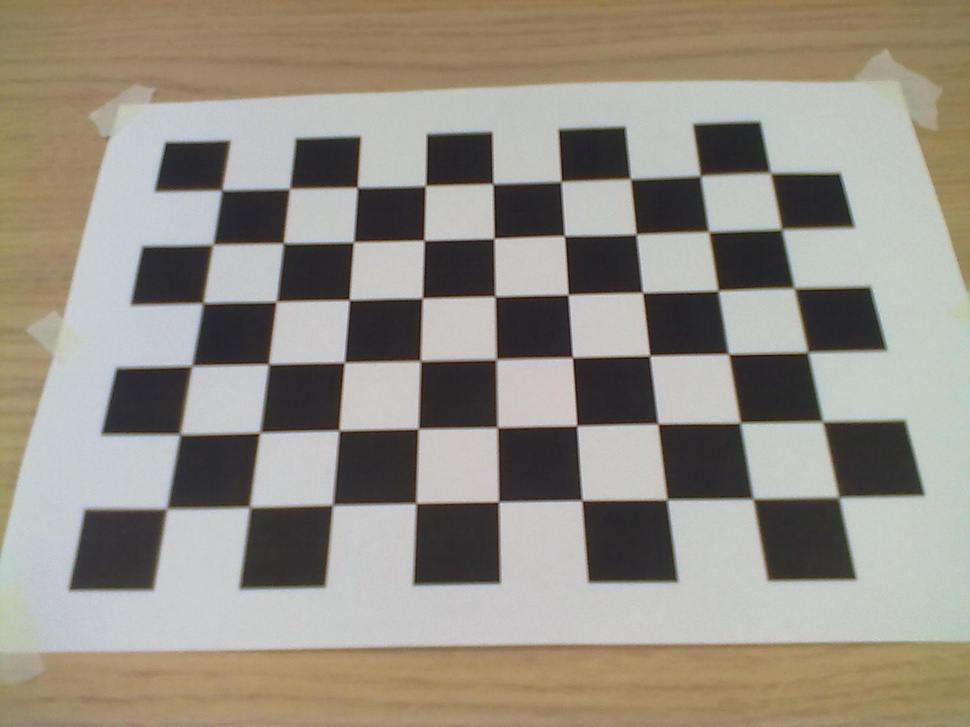
#> input picture Python/Camera calibration/Nokia/photo for calibration/img (01).jpg, 970 x 727 px, shrunk from 1600 x 1200 before the run; its folder holds only this picture in this run
$ python CALIBRATE.py
#> lines starting #> are read from the running program, lines starting #| are printed output that depends on the picture; after the words box and inside, x2 and y2 are one past the last pixel; in counts of white or black regions, pixels touching at a corner belong together; long printed decimals are rounded
import numpy as np
import cv2
import glob

# termination criteria
criteria = (cv2.TERM_CRITERIA_EPS + cv2.TERM_CRITERIA_MAX_ITER, 25, 0.001)

# prepare object points, like (0,0,0), (1,0,0), (2,0,0) ....,(8,5,0)
objp = np.zeros((6*9,3), np.float32)
objp[:,:2] = np.mgrid[0:9,0:6].T.reshape(-1,2)

# Arrays to store object points and image points from all the images.
objpoints = [] # 3d point in real world space
imgpoints = [] # 2d points in image plane.

images = glob.glob('photo for calibration\*.jpg')

Num = 1
for fname in images:
    img = cv2.imread(fname)
#> img is the input picture: shape (727, 970, 3); mean B, G, R 132.3, 143.2, 149
    gray = cv2.cvtColor(img,cv2.COLOR_BGR2GRAY)
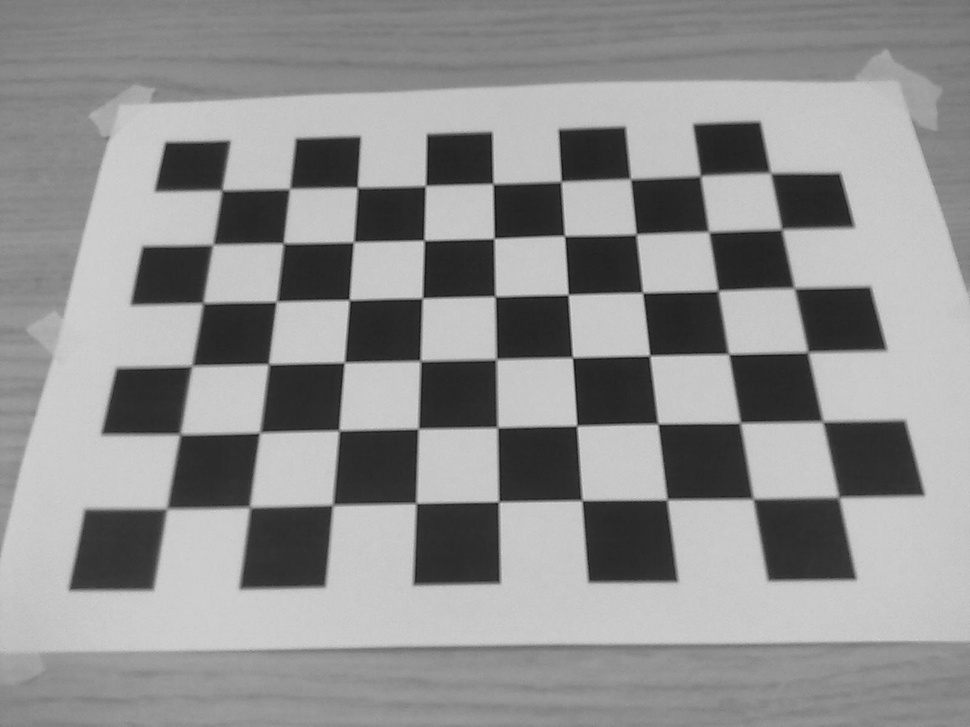
#> gray: shape (727, 970); min 15, max 222, mean 143.7

    # Find the chess board corners
    ret, corners = cv2.findChessboardCorners(gray, (9,6),None)
#> ret = True; corners = 54 rows, first 8: [221.6, 190.5], [289.6, 188.6], [356.6, 186.8], [425.2, 185.6], [492.5, 183.1], [561.2, 180.9], [630.9, 180.6], [701.4, 175.8]

    # If found, add object points, image points (after refining them)
    if ret == True:
        objpoints.append(objp)

        corners2 = cv2.cornerSubPix(gray,corners,(11,11),(-1,-1),criteria)
#> corners2 = 54 rows, first 8: [221.8, 190.2], [289.6, 188.6], [357.2, 187.3], [425.5, 185.7], [493, 183.7], [561.1, 181.5], [630.3, 178.9], [700.3, 175.9]
        imgpoints.append(corners2)

        # Draw and display the corners
        img = cv2.drawChessboardCorners(img, (9,6), corners2,ret)
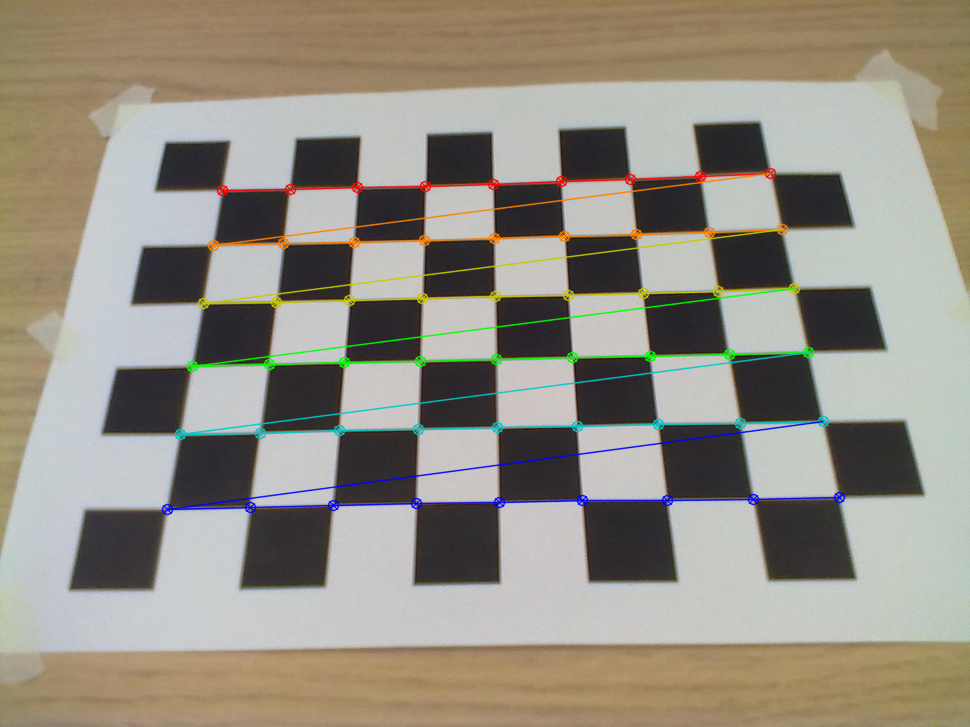
#> img: shape (727, 970, 3); 3.43% of pixels changed, all inside (x1, y1, x2, y2) = (161, 167, 846, 516)
        #cv2.imshow('img',img)
        cv2.imwrite('photo with corners\img{}.jpg'.format(Num), img)
        Num = Num + 1
        #cv2.waitKey(50)
        #cv2.destroyAllWindows()
    if ret == False:
        Num = Num + 1
        continue

# find matrix intrisinc parametrs, distortional coefficient, rotation matrix and transfer vector
ret, mtx, dist, rvecs, tvecs = cv2.calibrateCamera(objpoints, imgpoints, gray.shape[::-1],None,None)
#> ret = 0.297; mtx = [[768.7, 0, 481.7], [0, 723.2, 351.2], [0, 0, 1]]; dist = [[0.148, -0.321, -0.00246, -0.00246, -0.0547]]; rvecs = ([-0.432, 0.0399, -0.0162],); tvecs = ([-3.83, -2.52, 11.53],)

# save matrix intrisinc parametrs and distortional coefficient
np.save('mtx', mtx)
np.save('dist', dist)

print(mtx)
#| [[768.671   0.         481.673 ]
#|  [  0.         723.204 351.153]
#|  [  0.           0.           1.        ]]
print(dist)
#| [[ 0.1481 -0.3206 -0.002464 -0.002464 -0.05467]]

$ run again, on Python/Camera calibration/Nokia/photo for calibration/img (05).jpg
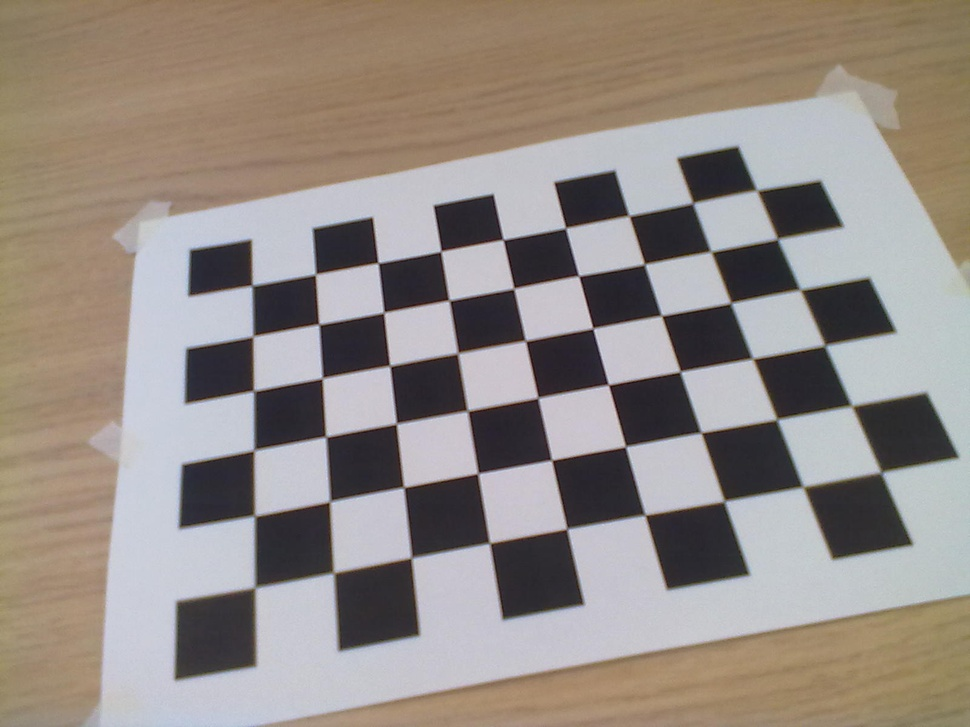
#> input picture Python/Camera calibration/Nokia/photo for calibration/img (05).jpg, 970 x 727 px, shrunk from 1600 x 1200 before the run
#> img is the input picture: shape (727, 970, 3); mean B, G, R 133.2, 139.3, 148.1
#> `gray = cv2.cvtColor(img,cv2.COLOR_BGR2GRAY)`:
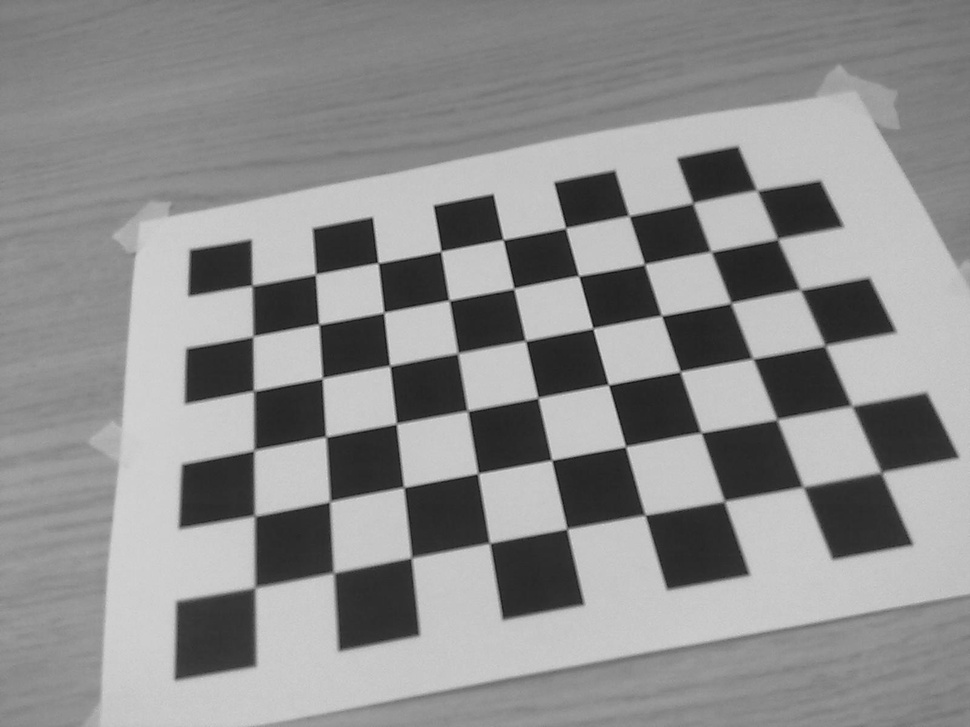
#> gray: shape (727, 970); min 5, max 216, mean 141.2
#> `ret, corners = cv2.findChessboardCorners(gray, (9,6),None)`: ret = True; corners = 54 rows, first 8: [251.6, 284.8], [314.7, 275], [377.9, 262.5], [440.7, 251.5], [503, 239.4], [565.7, 227.9], [630, 216.5], [693.5, 203.4]
#> corners2 = 54 rows, first 8: [252.1, 285.5], [315.5, 274.2], [378.1, 262.9], [440.9, 251.3], [503.2, 239.6], [565.6, 227.9], [629, 215.8], [692.9, 203]
#> `img = cv2.drawChessboardCorners(img, (9,6), corners2,ret)`:
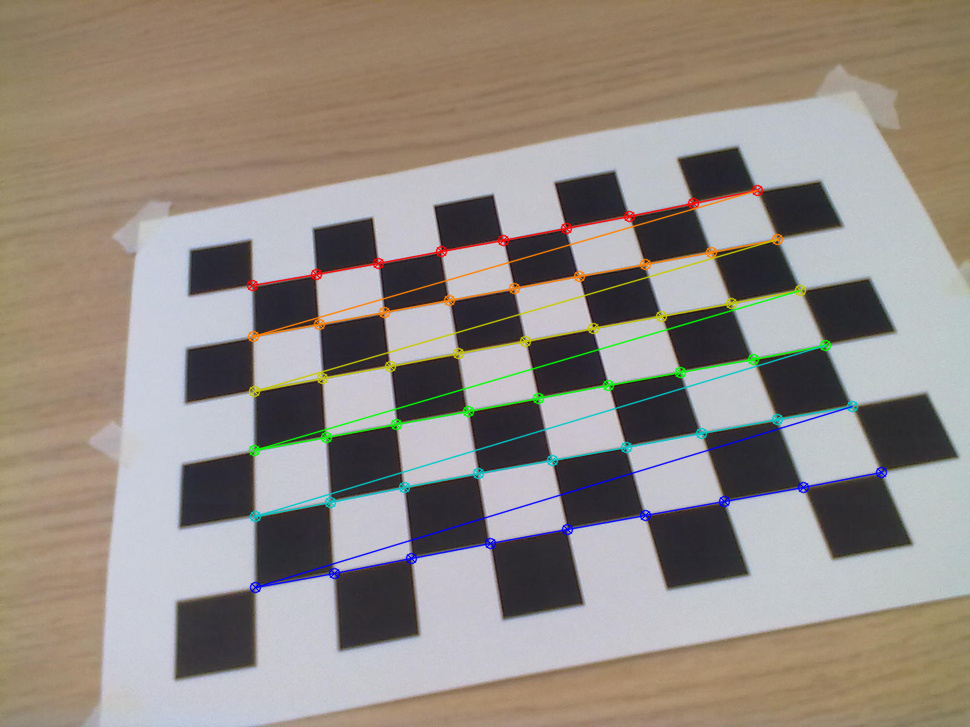
#> img: shape (727, 970, 3); 3.19% of pixels changed, all inside (x1, y1, x2, y2) = (246, 184, 888, 594)
#> `ret, mtx, dist, rvecs, tvecs = cv2.calibrateCamera(objpoints, imgpoint..`: ret = 0.315; mtx = [[943.7, 0, 478], [0, 942.1, 355.4], [0, 0, 1]]; dist = [[0.238, -0.94, -0.00129, -0.000136, 0.592]]; rvecs = ([-0.611, 0.0612, -0.176],); tvecs = ([-3.54, -1.09, 14.94],)
#| [[943.746   0.         477.951]
#|  [  0.         942.144 355.384 ]
#|  [  0.           0.           1.        ]]
#| [[ 2.37900961e-01 -9.40194764e-01 -1.29010411e-03 -1.35709535e-04
#|    5.92448982e-01]]

$ run again, on Python/Camera calibration/Nokia/photo for calibration/img (06).jpg
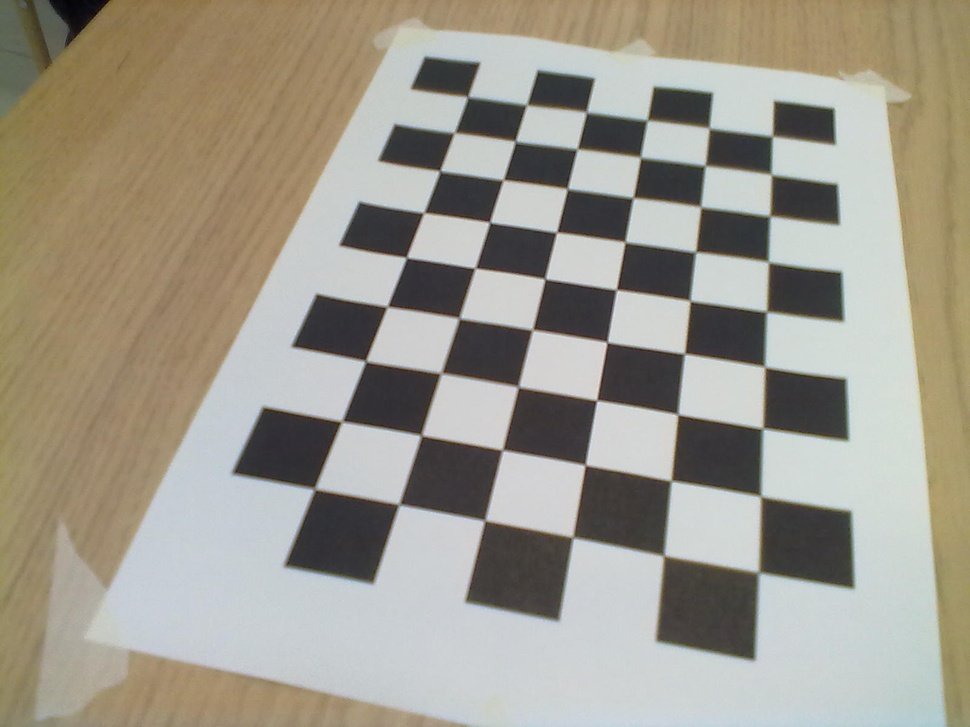
#> input picture Python/Camera calibration/Nokia/photo for calibration/img (06).jpg, 970 x 727 px, shrunk from 1600 x 1200 before the run
#> img is the input picture: shape (727, 970, 3); mean B, G, R 140.7, 153, 157.8
#> `gray = cv2.cvtColor(img,cv2.COLOR_BGR2GRAY)`:
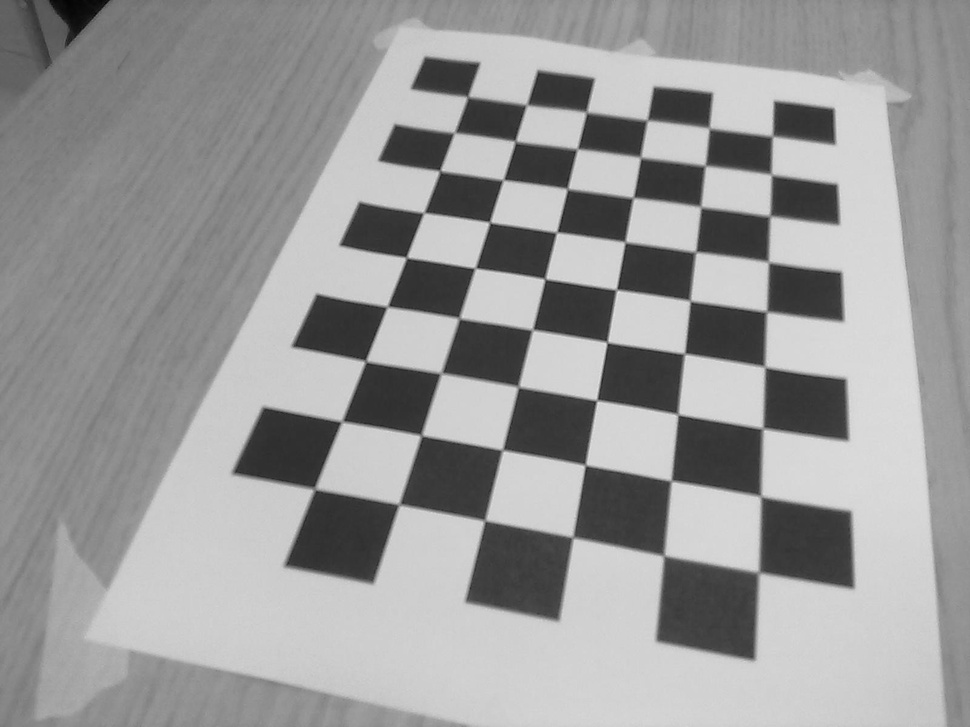
#> gray: shape (727, 970); min 3, max 233, mean 153.1
#> `ret, corners = cv2.findChessboardCorners(gray, (9,6),None)`: ret = True; corners = 54 rows, first 8: [772.7, 136.5], [771.2, 176.3], [769.7, 215.7], [769.1, 261.4], [767, 311.9], [766.1, 366.7], [763.4, 429.4], [761.3, 495.2]
#> corners2 = 54 rows, first 8: [772.3, 136.2], [771.3, 174.5], [769.8, 216], [768.4, 261.8], [766.5, 311.6], [764.7, 366.9], [762.7, 428.4], [760.7, 496.2]
#> `img = cv2.drawChessboardCorners(img, (9,6), corners2,ret)`:
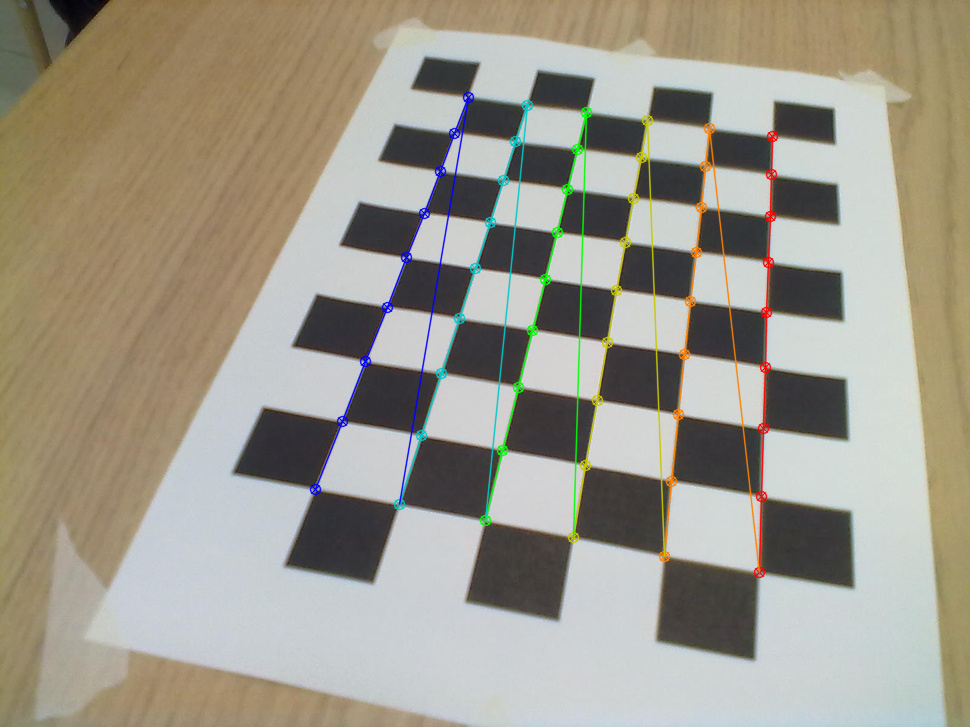
#> img: shape (727, 970, 3); 2.59% of pixels changed, all inside (x1, y1, x2, y2) = (309, 91, 779, 579)
#> `ret, mtx, dist, rvecs, tvecs = cv2.calibrateCamera(objpoints, imgpoint..`: ret = 0.365; mtx = [[870.8, 0, 482.1], [0, 822.8, 362.6], [0, 0, 1]]; dist = [[0.0898, 0.692, -0.00451, -0.000481, -4.45]]; rvecs = ([-0.47, 0.57, 1.72],); tvecs = ([4.65, -3.83, 14.18],)
#| [[870.802   0.         482.126]
#|  [  0.         822.833 362.587]
#|  [  0.           0.           1.        ]]
#| [[ 8.97610025e-02  6.92393252e-01 -4.51477772e-03 -4.80625114e-04
#|   -4.44687539e+00]]

$ run again, on Python/Camera calibration/Nokia/photo for calibration/img (07).jpg
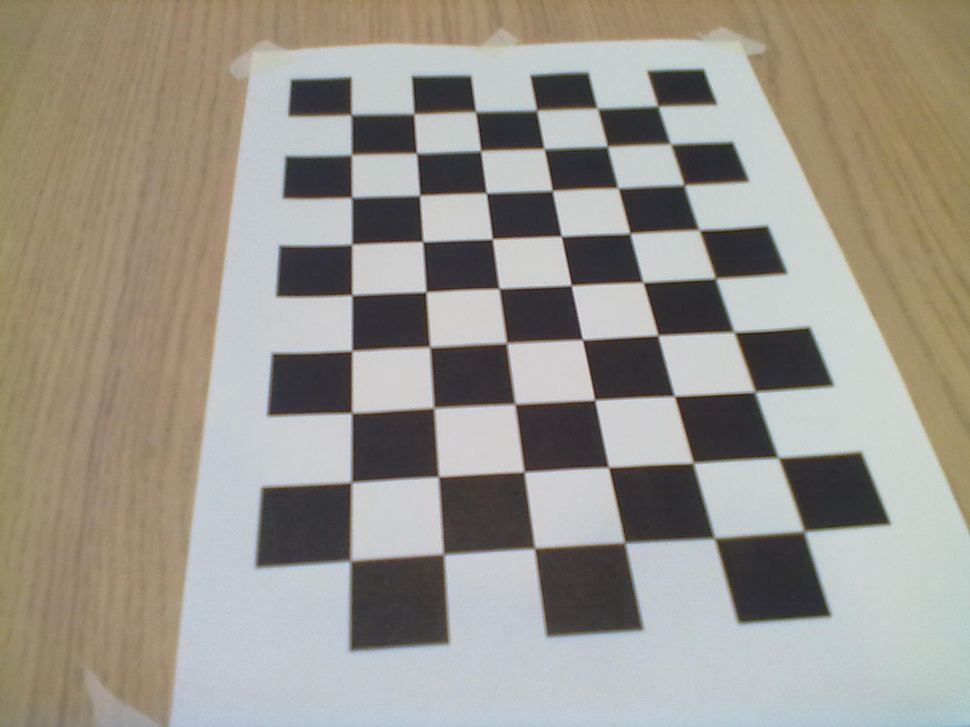
#> input picture Python/Camera calibration/Nokia/photo for calibration/img (07).jpg, 970 x 727 px, shrunk from 1600 x 1200 before the run
#> img is the input picture: shape (727, 970, 3); mean B, G, R 140, 148.9, 153.7
#> `gray = cv2.cvtColor(img,cv2.COLOR_BGR2GRAY)`:
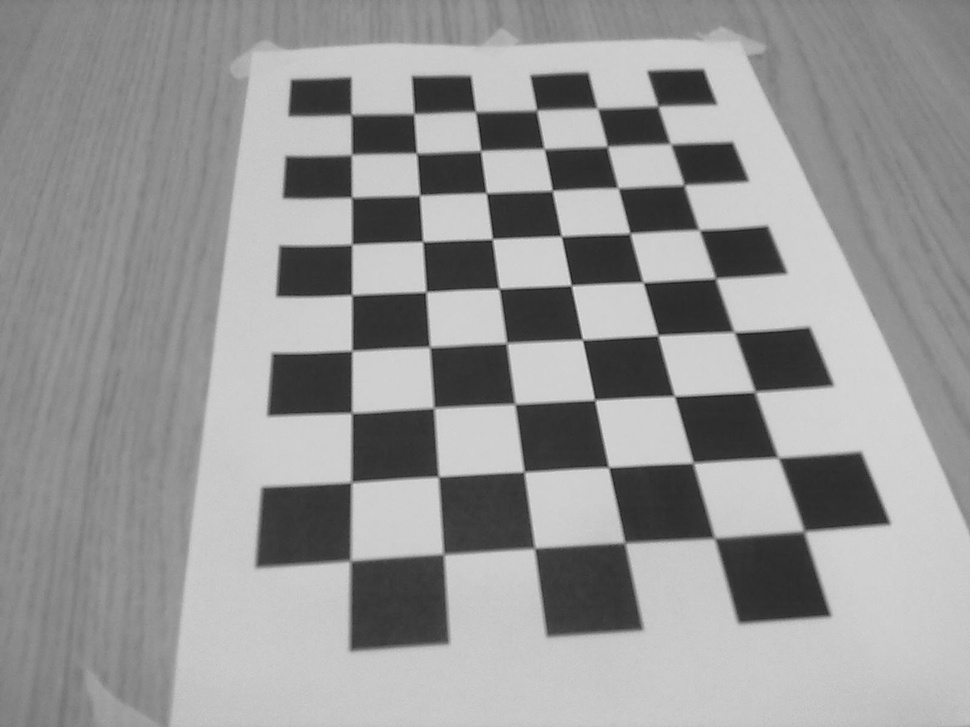
#> gray: shape (727, 970); min 24, max 225, mean 149.3
#> `ret, corners = cv2.findChessboardCorners(gray, (9,6),None)`: ret = True; corners = 54 rows, first 8: [659.1, 106.7], [670.3, 143.6], [685.7, 184.8], [698.5, 230], [716.7, 279.1], [733.6, 332.4], [756.3, 392.4], [778, 457.4]
#> corners2 = 54 rows, first 8: [657.9, 106.1], [670.5, 143.9], [684.1, 184.9], [699.2, 229.9], [715.5, 278.3], [734.1, 332.1], [755, 391.8], [778.2, 457.6]
#> `img = cv2.drawChessboardCorners(img, (9,6), corners2,ret)`:
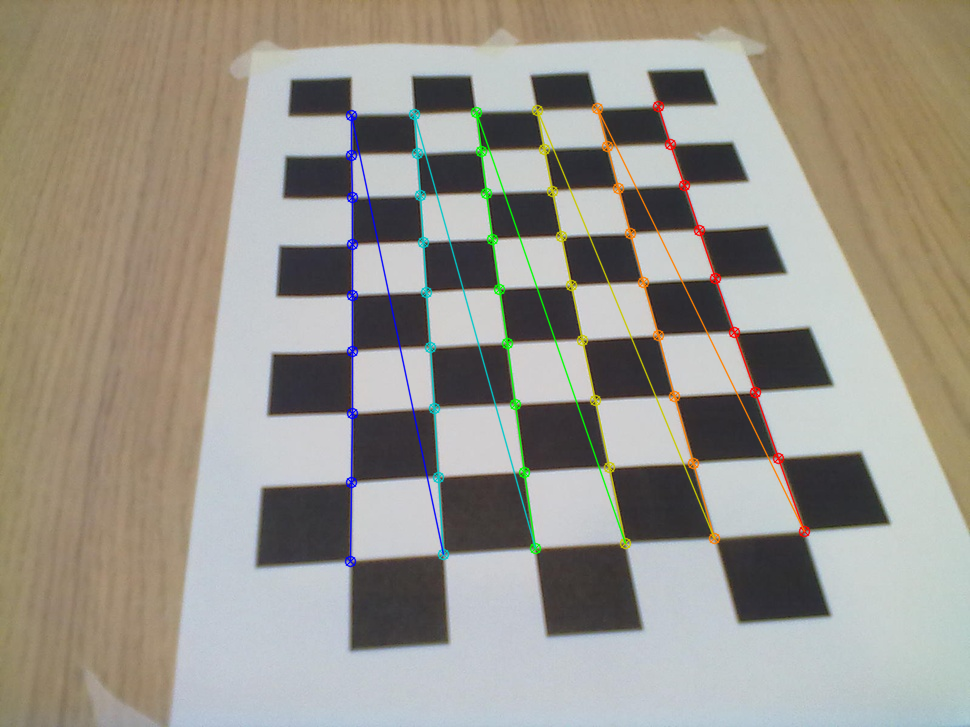
#> img: shape (727, 970, 3); 2.66% of pixels changed, all inside (x1, y1, x2, y2) = (344, 100, 811, 568)
#> `ret, mtx, dist, rvecs, tvecs = cv2.calibrateCamera(objpoints, imgpoint..`: ret = 0.327; mtx = [[1196.4, 0, 531.1], [0, 1473, 303.2], [0, 0, 1]]; dist = [[0.182, 5.63, -0.0158, 0.0186, -75.51]]; rvecs = ([-0.795, 0.652, 1.35],); tvecs = ([2.07, -2.62, 19.92],)
#| [[1.19636297e+03 0.00000000e+00 5.31051254e+02]
#|  [0.00000000e+00 1.47300465e+03 3.03171588e+02]
#|  [0.00000000e+00 0.00000000e+00 1.00000000e+00]]
#| [[ 1.81677574e-01  5.62658396e+00 -1.58435164e-02  1.86347627e-02
#|   -7.55095259e+01]]
